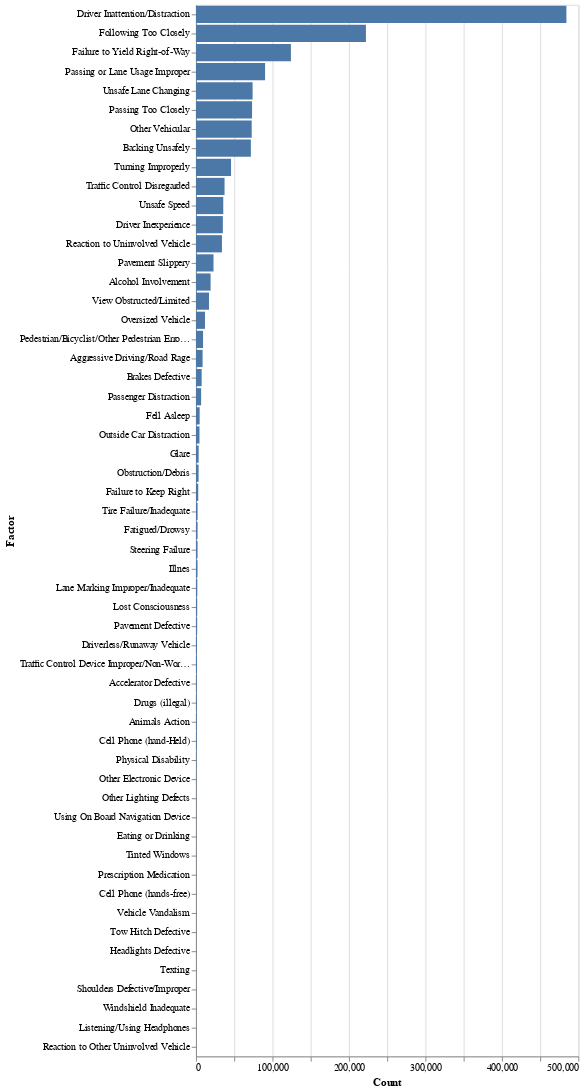

Notebook code cell kept with this figure:
### Markdown cell above
### Bar Chart contributing factors

### Code cell
# Create mapping for the contributing factor strings to fit in the heatmap / future analysis
all_factors_list = cf_combined.keys()
# factors_to_int_mapping = dict([(y,x+1) for x,y in enumerate(sorted(set(all_factors_list)))])

cf_combined_df = pd.DataFrame(cf_combined.items(), columns=['Factor', 'Count'])

alt.Chart(cf_combined_df).mark_bar().encode(
    x='Count:Q',
    y=alt.Y('Factor:N', sort='-x')
)

### Figure 1 — Vega-Lite specification as saved in the notebook (floating-point values rounded to 4 significant figures)
{"config": {"view": {"continuousWidth": 400, "continuousHeight": 300}}, "data": {"name": "data-2e42b377ad15381e2b3b1fae62ec2a7d"}, "mark": "bar", "encoding": {"x": {"type": "quantitative", "field": "Count"}, "y": {"type": "nominal", "field": "Factor", "sort": "-x"}}, "$schema": "https://vega.github.io/schema/vega-lite/v4.8.1.json", "datasets": {"data-2e42b377ad15381e2b3b1fae62ec2a7d": [{"Factor": "Driver Inattention/Distraction", "Count": 484333}, {"Factor": "Following Too Closely", "Count": 222202}, {"Factor": "Failure to Yield Right-of-Way", "Count": 124127}, {"Factor": "Passing or Lane Usage Improper", "Count": 90386}, {"Factor": "Backing Unsafely", "Count": 71767}, {"Factor": "Passing Too Closely", "Count": 73316}, {"Factor": "Unsafe Lane Changing", "Count": 74033}, {"Factor": "Other Vehicular", "Count": 72862}, {"Factor": "Turning Improperly", "Count": 45840}, {"Factor": "Traffic Control Disregarded", "Count": 37355}, {"Factor": "Reaction to Uninvolved Vehicle", "Count": 33961}, {"Factor": "Unsafe Speed", "Count": 35675}, {"Factor": "Driver Inexperience", "Count": 35133}, {"Factor": "Pavement Slippery", "Count": 22903}, {"Factor": "Alcohol Involvement", "Count": 19112}, {"Factor": "View Obstructed/Limited", "Count": 17011}, {"Factor": "Oversized Vehicle", "Count": 11817}, {"Factor": "Pedestrian/Bicyclist/Other Pedestrian Error/Confusion", "Count": 9246}, {"Factor": "Aggressive Driving/Road Rage", "Count": 8642}, {"Factor": "Passenger Distraction", "Count": 6732}, {"Factor": "Brakes Defective", "Count": 7414}, {"Factor": "Fell Asleep", "Count": 4796}, {"Factor": "Outside Car Distraction", "Count": 4579}, {"Factor": "Obstruction/Debris", "Count": 3423}, {"Factor": "Glare", "Count": 3497}, {"Factor": "Failure to Keep Right", "Count": 2960}, {"Factor": "Tire Failure/Inadequate", "Count": 2128}, {"Factor": "Steering Failure", "Count": 2085}, {"Factor": "Pavement Defective", "Count": 1551}, {"Factor": "Illnes", "Count": 2022}, {"Factor": "Fatigued/Drowsy", "Count": 2098}, {"Factor": "Lane Marking Improper/Inadequate", "Count": 1744}, {"Factor": "Lost Consciousness", "Count": 1600}, {"Factor": "Driverless/Runaway Vehicle", "Count": 1330}, {"Factor": "Traffic Control Device Improper/Non-Working", "Count": 1245}, {"Factor": "Animals Action", "Count": 1033}, {"Factor": "Drugs (illegal)", "Count": 1062}, {"Factor": "Accelerator Defective", "Count": 1082}, {"Factor": "Cell Phone (hand-Held)", "Count": 904}, {"Factor": "Physical Disability", "Count": 567}, {"Factor": "Other Electronic Device", "Count": 367}, {"Factor": "Other Lighting Defects", "Count": 261}, {"Factor": "Using On Board Navigation Device", "Count": 213}, {"Factor": "Tinted Windows", "Count": 194}, {"Factor": "Eating or Drinking", "Count": 210}, {"Factor": "Vehicle Vandalism", "Count": 131}, {"Factor": "Tow Hitch Defective", "Count": 128}, {"Factor": "Headlights Defective", "Count": 116}, {"Factor": "Prescription Medication", "Count": 139}, {"Factor": "Cell Phone (hands-free)", "Count": 135}, {"Factor": "Texting", "Count": 83}, {"Factor": "Windshield Inadequate", "Count": 71}, {"Factor": "Shoulders Defective/Improper", "Count": 83}, {"Factor": "Listening/Using Headphones", "Count": 43}, {"Factor": "Reaction to Other Uninvolved Vehicle", "Count": 4}]}}
